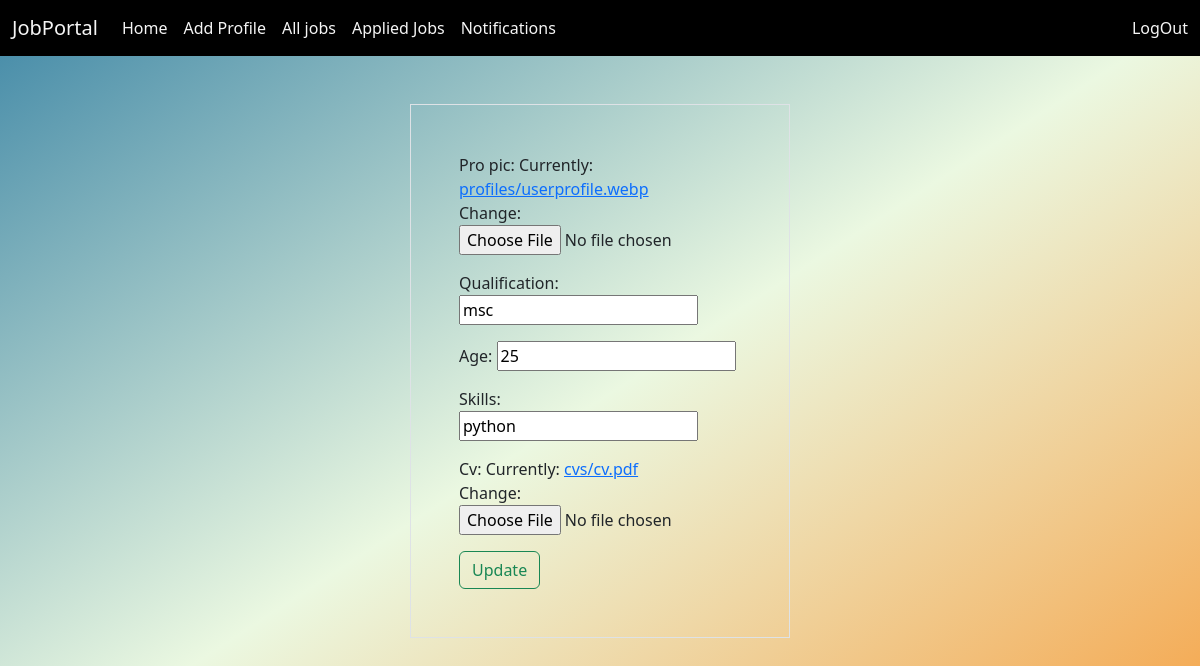
/candidate/profile/edit/1 (signed in), run on the app's committed database.
### candidateapp/models.py (models this page shows)
class CandidateProfile(models.Model):
    user = models.OneToOneField(User, on_delete=models.CASCADE, related_name='candidates')
    pro_pic = models.ImageField(upload_to='profiles')
    qualification = models.CharField(max_length=120)
    age = models.PositiveIntegerField(default=17)
    skills = models.CharField(max_length=120, null=True)
    cv = models.FileField(upload_to='cvs', null=True)

### candidateapp/views.py (the view, shortened to what this page needs)
# urls.py: path('profile/edit/<int:id>', views.CandiProfUpdateView.as_view(), name='candproedit'),
@method_decorator(signin_required,name="dispatch")
class CandiProfUpdateView(UpdateView):
    model = CandidateProfile
    form_class = CandProfileForm
    template_name = 'candProfEdit.html'
    success_url = reverse_lazy("candhome")
    pk_url_kwarg = 'id'

### candidateapp/forms.py
class CandProfileForm(forms.ModelForm):
    class Meta:
        model = CandidateProfile
        exclude = ('user',)

### candidateapp/templates/candprofedit.html (shortened to what this page needs)
{%extends 'base.html'%}
{%block body_block%}
{%load static%}
<link rel="stylesheet" href="{%static 'css/style.css'%}">
    <div class="row">
        <div class="col-4"></div>
        <div class="col-4 mt-5 border p-5">
            <form action="" method="post" enctype="multipart/form-data">
                {{form.as_p}}
                <input type="submit" value="Update" class="btn btn-outline-success me-3">
            </form>
        </div>
        <div class="col-4"></div>
    </div>
{%endblock%}

### candidateapp/static/css/style.css (style rules this page uses)
body { background-image: linear-gradient(147deg, #3f87a6, #ebf8e1, #f69d3c); height: 100vh; }

### data on the page
CandidateProfile: qualification "msc", age "25", skills "python"
